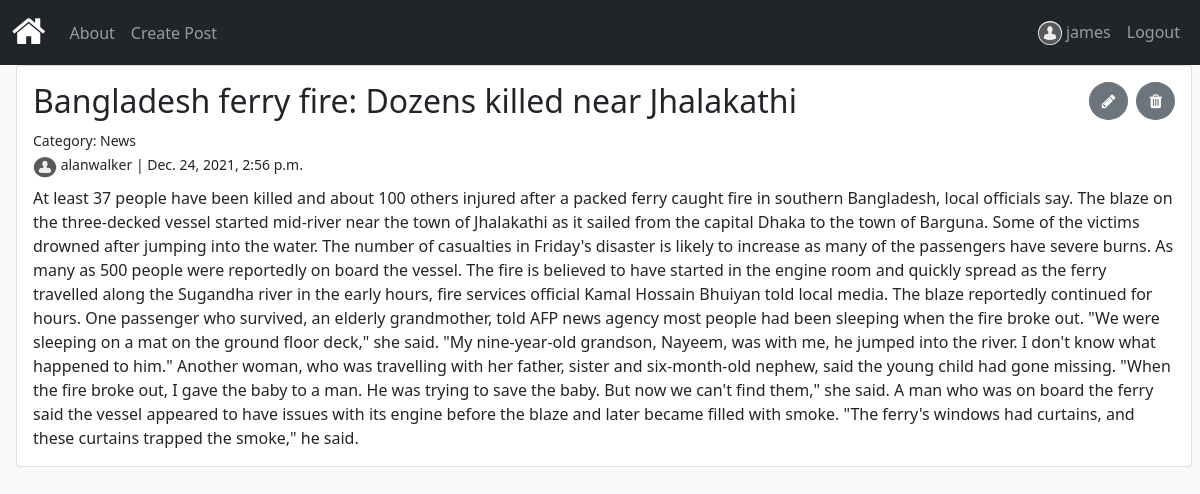
/post/bangladesh-ferry-fire-dozens-killed-near-jhalakathi (signed in), run on the app's committed database.
### accounts/models.py (models this page shows)
class Author(models.Model):
    user= models.OneToOneField(User,default=None,on_delete=models.CASCADE)
    birth_date = models.DateField('Date of birth')
    bio = models.TextField(max_length=500, blank=True,null=True)
    photo=models.ImageField(default='default.png', blank=True)
    def __str__(self):
        return f'{self.user.username}'
    class Meta:
        ordering=['user']

### articles/models.py (models this page shows, shortened)
class Article(models.Model):
    type=[('Personal','Personal'),
    ('Fashion','Fashion'),
    ('Food','Food'),
    ('Travel','Travel'),
    ('Music','Music'),
    (' Lifestyle',' Lifestyle'),
    ('Fitness','Fitness'),
    ('Sports','Sports'),
    ('News','News'),
    ('Entertainment','Entertainment'),
    ('Healthcare','Healthcare'),
    ('Education','Education'),
    ]
    title = models.CharField(max_length=255,unique=True)
    body = models.TextField()
    create_date = models.DateTimeField('Created on', auto_now_add=True)
    update_date = models.DateTimeField(auto_now=True)
    slug = models.SlugField()
    category = models.CharField(max_length=255,choices=type)
    author = models.ForeignKey(Author, default=None,on_delete=models.CASCADE)
    class Meta:
        ordering=['-create_date','title']

### articles/views.py (the view)
# urls.py: path('post/<slug:slug>', ArticleDetailView.as_view(),name='post'),
class ArticleDetailView(generic.DetailView):
    model=Article
    template_name='article_detail.html'

### articles/templates/article_detail.html (shortened to what this page needs)
{% extends './base.html'%}
{% block content %}
<div class="card">
    <div class="card-body">
        <div class="card-title">
            <h2><span>{{article.title}}</span>
                {% if user.is_authenticated and user.author %}
                <span class="d-grid gap-2 d-md-inline-flex float-end" role="group">
                    <a class="btn btn-secondary rounded-circle" href="{% url 'articles:edit' article.id %}" role="button"> <i class="fa fa-pencil" style="font-size:100%"></i></a>
                    <a class="btn btn-secondary rounded-circle" href="{% url 'articles:delete' article.id %}" role="button"> <i class="fa fa-trash" style="font-size:100%"></i></a>
                </span>
                {% endif %}
            </h2>
            <div><small>Category: {{article.category}}</small></div>
            <div><small><img src="{{article.author.photo.url}}" width="24" height="22" class="rounded-circle" alt="Author image">
            {{article.author}} | {{article.create_date}}</small></div>
        </div>
        <p class="card-text">{{article.body}}</p>
    </div>
</div>
{% endblock %}

### templates/base.html (shortened to what this page needs)
{% load static %}
<!DOCTYPE html>
<html>
    <head>
        <link href="https://cdn.jsdelivr.net/npm/bootstrap@5.1.3/dist/css/bootstrap.min.css" rel="stylesheet">
        <link rel="stylesheet" href="https://cdnjs.cloudflare.com/ajax/libs/font-awesome/4.7.0/css/font-awesome.min.css">
    </head>
    <body class="bg-light text-dark">
<nav class="navbar sticky-top navbar-expand-sm bg-dark navbar-dark">
  <div class="container-fluid">
    <a class="navbar-brand" href="{% url 'articles:home' %}"><i class="fa fa-home" style="font-size:36px;color:white"></i></a>
    <div class="collapse navbar-collapse" id="collapsibleNavbar">
      <ul class="navbar-nav">
        <li class="nav-item">
          <a class="nav-link" href="{% url 'articles:about' %}">About</a>
        </li>
        {% if user.is_authenticated and user.author %}
        <li class="nav-item">
          <a class="nav-link" href="{% url 'articles:create' %}">Create Post</a>
        </li>
        {% endif %}
      </ul>
    </div>
    <ul class="navbar-nav justify-content-end">
      {% if user.is_authenticated and user.author %}
      <li class="nav-item">
        <span class="nav-link">
          <span><img src="{{user.author.photo.url}}" class="rounded-circle justify-content-end d-inline-block" width="24" height="24" alt="Author"></span>
          {{user.username}}
          </span>
      </li>
      <li class="nav-item">
        <a class="nav-link" href="{% url 'accounts:logout' %}">Logout</a>
      </li>
      {% endif %}
    </ul>
  </div>
</nav>
        <div class="container-fluid ms-1">
        {% block content %}
        {% endblock %}
        </div>
    </body>
</html>

### data on the page
Article: title "Bangladesh ferry fire: Dozens killed near Jhalakathi", category "News", author.photo (placeholder picture), author "alanwalker", create_date "Dec. 24, 2021, 2:56 p.m.", body "At least 37 people have been killed and about 100 others injured after a packed ferry caught fire in southern Bangladesh, local officials say. The blaze on the three-decked vessel started mid-river near the town of Jhalakathi as it sailed from the capital Dhaka to the town of Barguna. Some of the victims drowned after jumping into the water. The number of casualties in Friday's disaster is likely to increase as many of the passengers have severe burns. As many as 500 people were reportedly on board the vessel. The fire is believed to have started in the engine room and quickly spread as the ferry travelled along the Sugandha river in the early hours, fire services official Kamal Hossain…"

### other printed values
{{ user.username }} "james"
